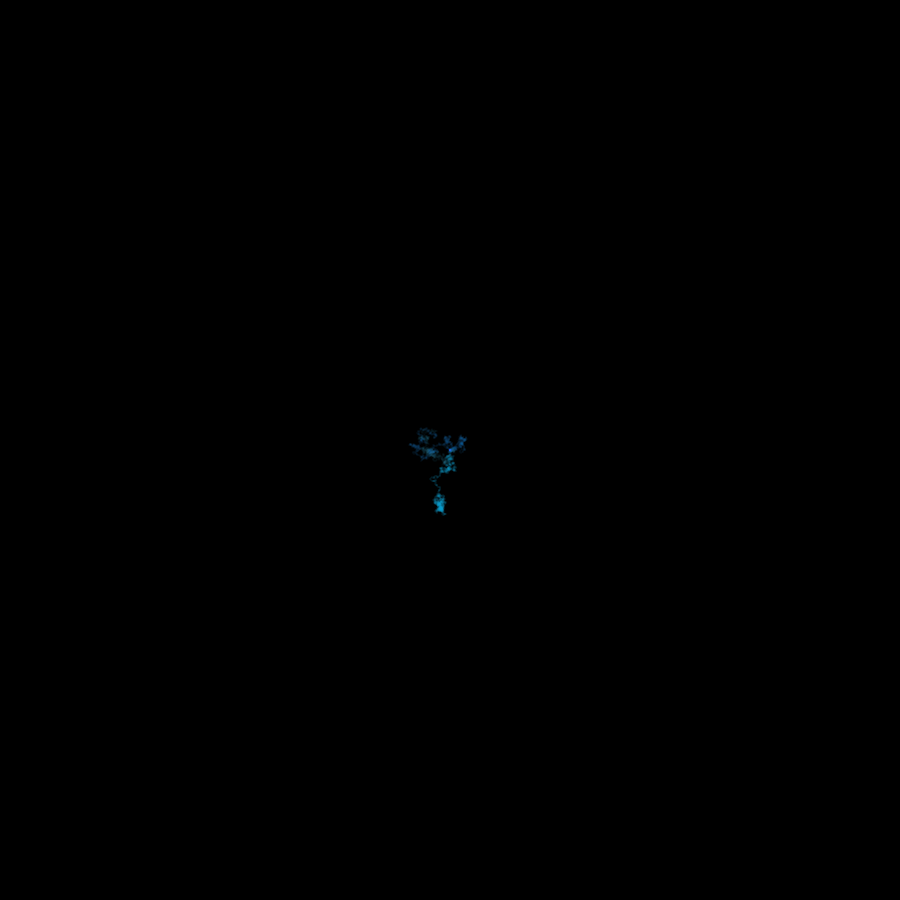
Frame 1 (no input)
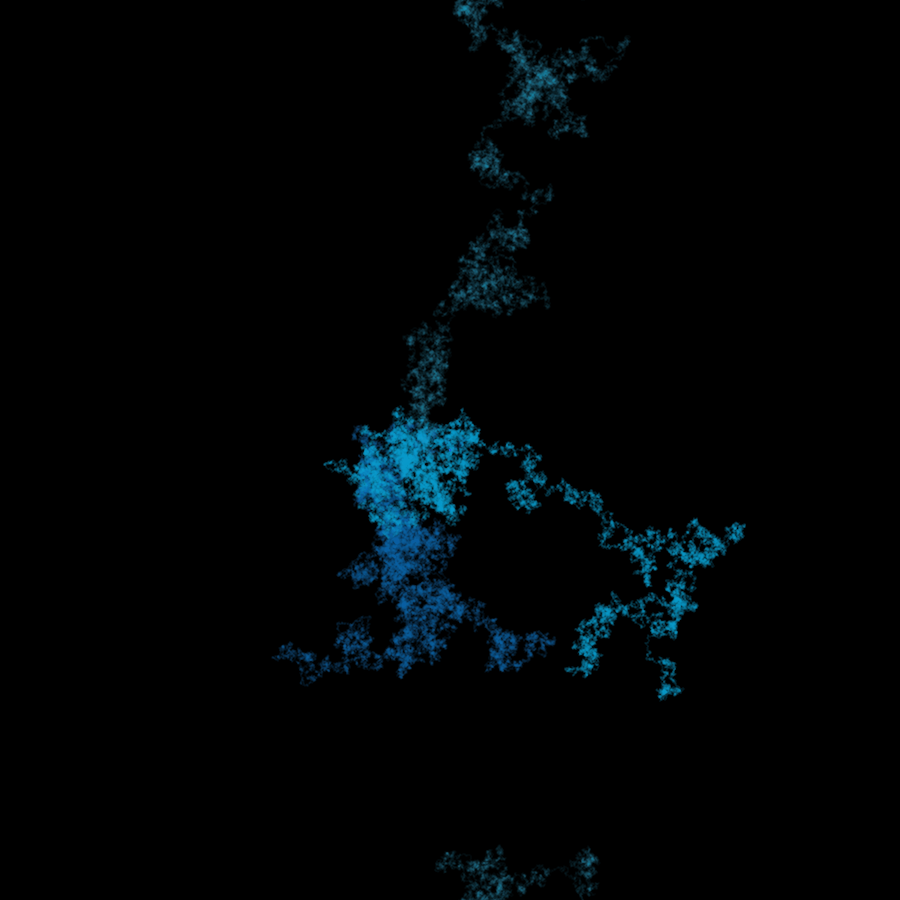
Frame 60 (the mouse pressed at the canvas centre just before this capture)
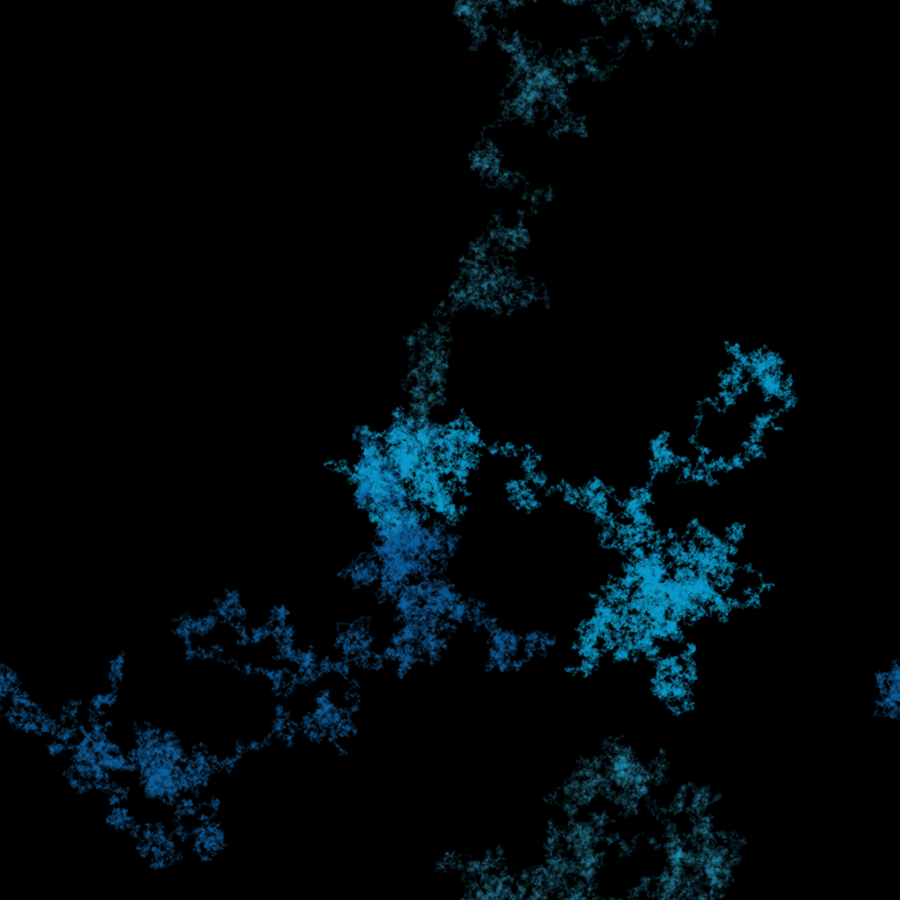
Frame 120 (the mouse held since frame 60 and released just before this capture)

The Processing sketch that drew these frames (run headless with seeded random() and noise(); from frame 60 on, the mouse is pressed at the canvas centre):

// Processing sketch: GenerativeDesign09_DumbAgent_2
// ── GenerativeDesign09_DumbAgent_2.pde
int stepSize, diam;
ArrayList<DumbAgent> das;

void setup () {
  size(900, 900);
  background(0, 40);

  das = new ArrayList<DumbAgent>();

  PVector pos = new PVector(width / 2, height / 2);
  stepSize = 3;
  diam = 5;

  for (int i = 0; i < 5; i++) {
    das.add(new DumbAgent(pos, (int) random(stepSize), (int) random(diam), random(50, 150)));
  }  
}

void draw () {
  for (DumbAgent da : das) {
    da.show();
  }
}

// ── DumbAgent.pde
class DumbAgent {
  PVector pos;
  int dir, stepSize, diam;
  float op;
  color col;

  DumbAgent (PVector pos, int stepSize, int diam, float op) {
    this.pos = new PVector(pos.x, pos.y);
    this.dir = 0;
    this.stepSize = stepSize;
    this.diam = diam;
    this.op = op;
    this.col = color(random(85), random(86, 170), random(171, 255), this.op / 4);
  }

  void agentMove (int dir) {
    switch (dir) {
        case 0:
          this.pos.y -= this.stepSize;
          break;
        case 1:
          this.pos.x += this.stepSize;
          this.pos.y -= this.stepSize;
          break;
        case 2:
          this.pos.x += this.stepSize;
          break;
        case 3:
          this.pos.x += this.stepSize;
          this.pos.y += this.stepSize;
          break;
        case 4:
          this.pos.y += this.stepSize;
          break;
        case 5:
          this.pos.x -= this.stepSize;
          this.pos.y += this.stepSize;
          break;
        case 6:
          this.pos.x -= this.stepSize;
          break;
        default:
          this.pos.x -= this.stepSize;
          this.pos.y -= this.stepSize;
          break;
      }
  }

  void edges () {
    if (this.pos.x > width) this.pos.x = 0;
    if (this.pos.x < 0) this.pos.x = width;
    if (this.pos.y > height) this.pos.y = 0;
    if (this.pos.y < 0) this.pos.y = height;
  }

  void show () {
    for (int i = 0; i <= width; i++) {
      this.dir = (int) random(8);
      this.agentMove(dir);
      this.edges();

      noStroke();
      fill(this.col);
      circle(this.pos.x + this.stepSize / 2, this.pos.y + this.stepSize / 2, this.diam);
    }
  }
}
